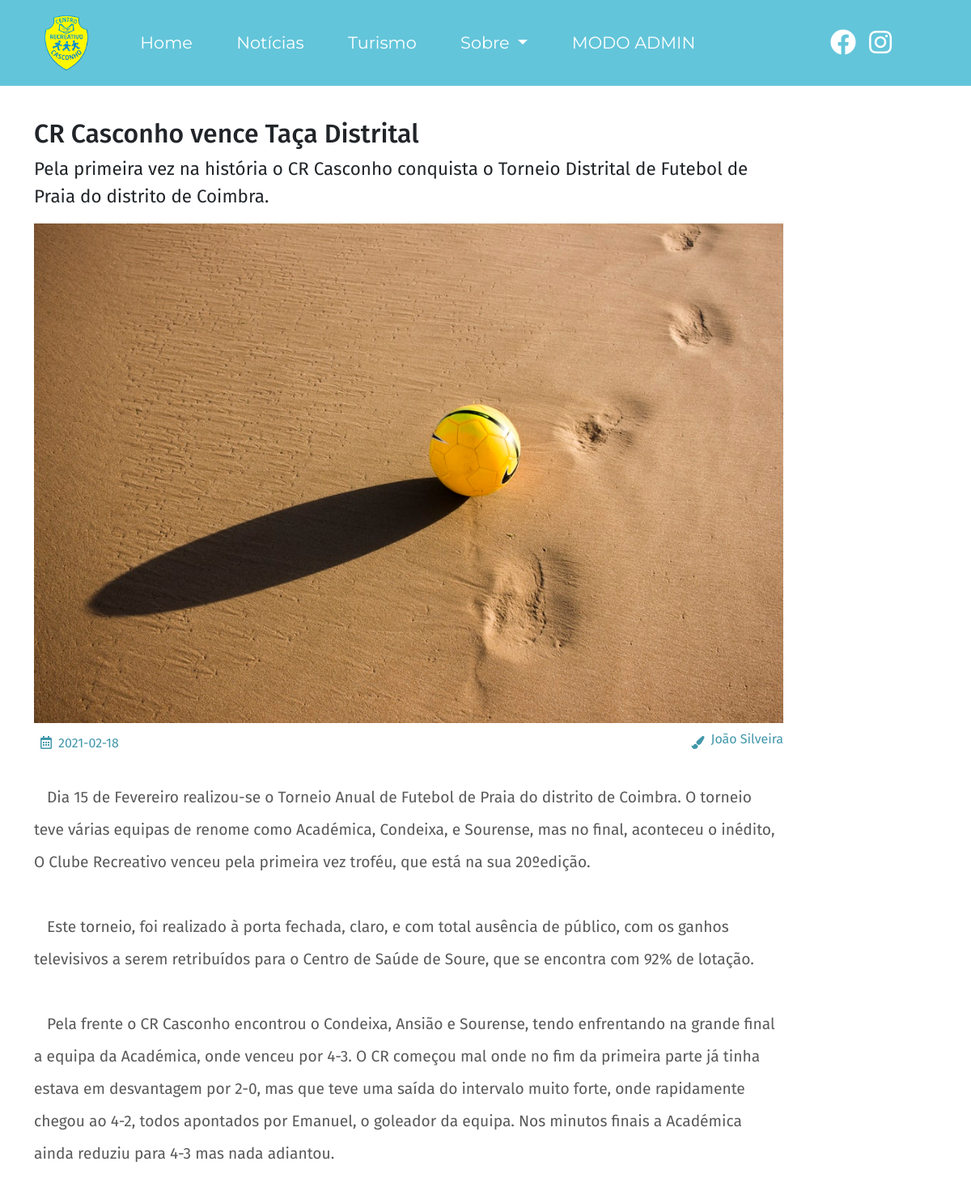
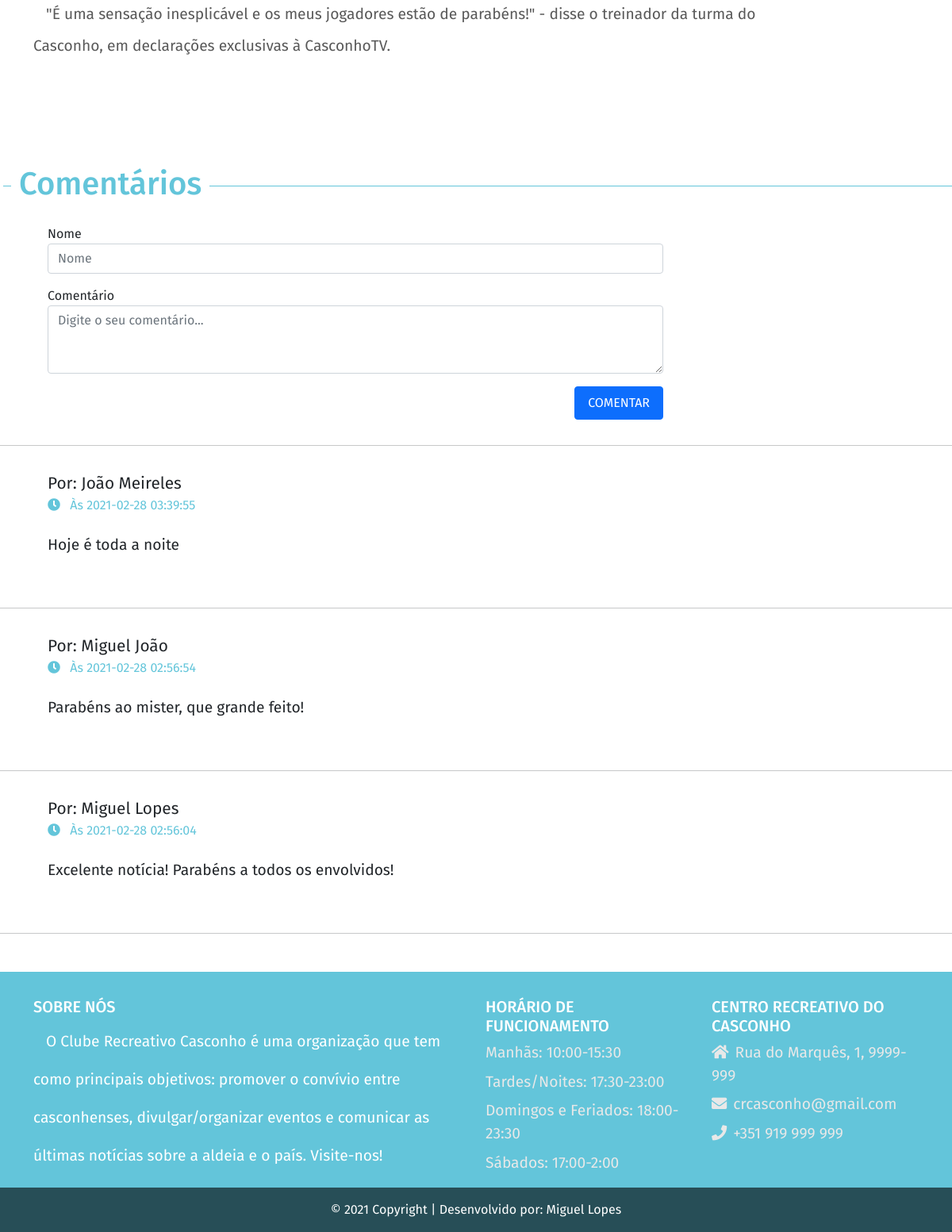
The page /noticia.php?id=1 on the database its author committed (2 pictures, top to bottom).
### tables this page shows
CREATE TABLE IF NOT EXISTS `noticias` (
  `id` int(11) NOT NULL AUTO_INCREMENT,
  `titulo` varchar(256) NOT NULL,
  `subtitulo` varchar(256) NOT NULL DEFAULT '',
  `intro` varchar(230) NOT NULL DEFAULT '',
  `data` date NOT NULL,
  `autor` varchar(100) NOT NULL DEFAULT '',
  `para1` longtext NOT NULL,
  `para2` longtext,
  `para3` longtext,
  `para4` longtext,
  `para5` longtext,
  `img` varchar(100) NOT NULL,
  PRIMARY KEY (`id`) USING BTREE
);

CREATE TABLE IF NOT EXISTS `comments` (
  `id` int(11) NOT NULL AUTO_INCREMENT,
  `id_post` int(11) NOT NULL,
  `nome` varchar(150) NOT NULL,
  `texto` text NOT NULL,
  `data` datetime NOT NULL DEFAULT CURRENT_TIMESTAMP,
  PRIMARY KEY (`id`)
);

### noticia.php (the view, shortened to what this page needs)
<!DOCTYPE html>
<html>
<head>
    <?php
    require 'includes/connection.php';
$id_noticia = $_GET['id'];
    if(isset($_GET['id'])) $id = $_GET['id'];
$sql = 'SELECT * FROM noticias
WHERE id =:id';
$sth = $dbh->prepare($sql);
$sth->bindParam(':id', $id, PDO::PARAM_INT);
$sth->execute();
$obj = $sth->FetchObject();
?>
    <link rel="stylesheet" href="css/bootstrap.min.css">
    <link rel="stylesheet" href="css/fontawesome.min.css">
    <link rel="stylesheet" href="css/crc.css">
</head>
<body>
<?php
require 'includes/menucrc.php';
?>
<div class="container mt-4">
    <div>
      <div class="row">
        <div class="col-12 col-lg-10 mt-3 newticia-title">
          <h2><?=$obj->titulo?></h2>
          <p class="mt-2 newticia-subtit"><?=$obj->subtitulo?></p>
        </div>
        <div class="col-12 col-lg-10 rounded d-block">
          <img src="img/<?=$obj->img?>" class="w-100 img-fluid" alt="">
        </div>
      </div>
    </div>
</div>
<div class="container">
    <div class="row">
      <div class="col-12 col-lg-10 d-flex">
        <div class="mt-2 new-icon"><i class="far fa-calendar-alt m-2 " alt=""></i><?=$obj->data?></div>
        <div class="mt-2 ml-auto mb-2 d-md-flex new-icon "><i class="fa fa-paint-brush m-2 new-icon"></i><?=$obj->autor?>
        </div>
      </div>
      <p class="col-12 col-lg-10 mt-3 mt-lg-4 texto-news"><?=$obj->para1?></p>
      <p class="col-12 col-lg-10 mt-3 mt-lg-4 texto-news"><?=$obj->para2?></p>
      <p class="col-12 col-lg-10 mt-3 mt-lg-4 texto-news"><?=$obj->para3?></p>
      <p class="col-12 col-lg-10 mt-3 mt-lg-4 texto-news"><?=$obj->para4?></p>
    </div>
</div>
<div class="title-interesse ml-md-1"><h2><span>Comentários</span></h2></div>
<div class="container-fluid">
  <div class="row">
     <div class="col-12 col-md-8 text-center text-md-left ml-md-5">
      <form action="" method="POST">
        <p><label class="subtitle-interesse">Nome</label><br><input type="text" name=nome id="nome" placeholder="Nome" class="form form-control"></p>
        <p><label>Comentário</label><textarea name="texto" id="texto" rows="3"placeholder="Digite o seu comentário..." class="form form-control" ></textarea></p>
        <div class="text-center text-md-right">
            <p class="panel-body"><input type="submit" value="COMENTAR" class="btn btn-primary rounded-4 px-3 py-2"></p>
        </div>
      </form>
    </div>
  </div>
</div>
 <hr>
 <?php
  $sql= 'SELECT * FROM comments WHERE id_post = :id_post ORDER BY data DESC';
  $sth = $dbh->prepare($sql);
  $sth->bindValue(':id_post', $id_noticia, PDO::PARAM_INT);
  $sth->execute();
       while ($list=$sth->FetchObject()){
  ?>
  <div class="container-fluid">
        <div class="row pt-2">
          <div class="col-10 ml-md-5">
            <div class="mt-2">
              <div class="subtitle-interesse" style="font-size: 1.3rem"> Por: <?=$list->nome?></div>
              <div class="" style="color: #63C5DA"><i class="fas fa-clock mr-2" ></i> Às <?=$list->data?></div>
            </div>
            <div class="" style="font-size:1.2rem">
              <p class="mt-4"> <?=$list->texto?></p>
            </div>
          </div>
        </div>
  </div>
  <hr class="mt-md-5">
<?php } ?>
<?php
require 'includes/footer.php';
?>
</body>
</html>

### css/crc.css (style rules this page uses)
html, body { height: 100%; font-family: 'Fira Sans', 'Roboto', sans-serif; }
.texto-news { line-height: 2.5rem; font-size: 1.2rem; text-indent: 1rem; color: #595959; }
.newticia-subtit { font-size: 1.4rem; }
.new-icon { color: #4197AA; }
.title-interesse { margin-top: 6rem; margin-bottom: 3rem; }
.title-interesse h2 { width: 100%; border-bottom: 1px solid #63C5DA; line-height: 0.1em; font-size: 2.5rem; }
.title-interesse h2, .title-interesse span { background:#fff; padding:0 10px; color: #63C5DA; }

### rows shown on the page
noticias: titulo "CR Casconho vence Taça Distrital", subtitulo "Pela primeira vez na história o CR Casconho conquista o Torneio Distrital de Futebol de Praia do distrito de Coimbra.", img (picture), data "2021-02-18", autor "João Silveira", para1 "Dia 15 de Fevereiro realizou-se o Torneio Anual de Futebol de Praia do distrito de Coimbra. O torneio teve várias equipas de renome como Académica, Condeixa, e Sourense, mas no final, aconteceu o inédito, O Clube Recreativo venceu pela primeira vez troféu, que está na sua 20ºedição.", para2 "Este torneio, foi realizado à porta fechada, claro, e com total ausência de público, com os ganhos televisivos a serem retribuídos para o Centro de Saúde de Soure, que se encontra com 92% de lotação.", para3 "Pela frente o CR Casconho encontrou o Condeixa, Ansião e Sourense, tendo enfrentando na grande final a equipa da Académica, onde venceu por 4-3. O CR começou mal onde no fim da primeira parte já tinha estava em desvantagem por 2-0, mas que teve uma saída do intervalo muito forte, onde rapidamente chegou ao 4-2, todos apontados por Emanuel, o goleador da equipa. Nos minutos finais a Académica ainda reduziu para 4-3 mas nada adiantou.", para4 "\"É uma sensação inesplicável e os meus jogadores estão de parabéns!\" - disse o treinador da turma do Casconho, em declarações exclusivas à CasconhoTV."
comments: nome "João Meireles", data "2021-02-28 03:39:55", texto "Hoje é toda a noite"
comments: nome "Miguel João", data "2021-02-28 02:56:54", texto "Parabéns ao mister, que grande feito!"
comments: nome "Miguel Lopes", data "2021-02-28 02:56:04", texto "Excelente notícia! Parabéns a todos os envolvidos!"
